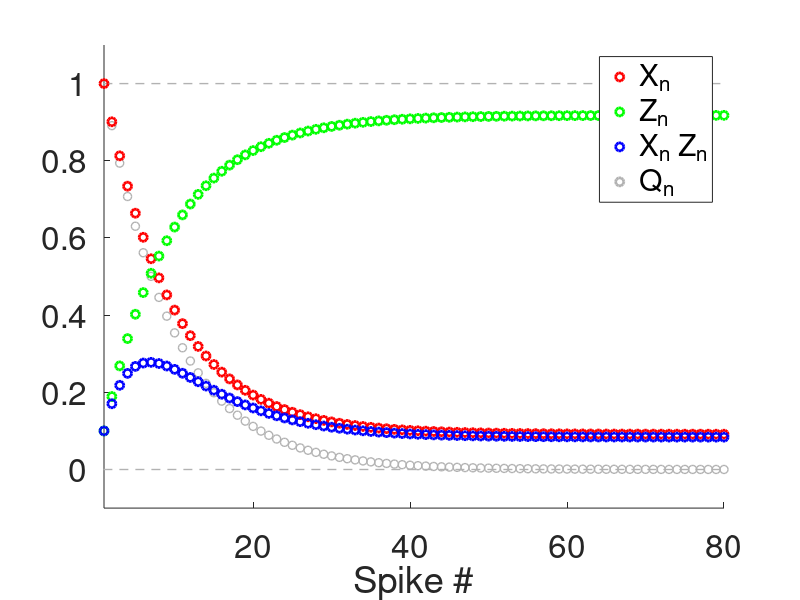
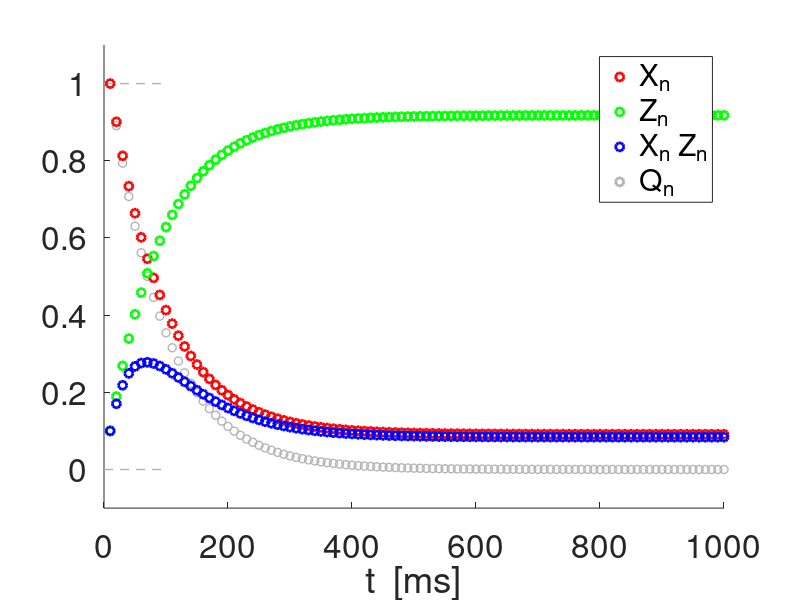
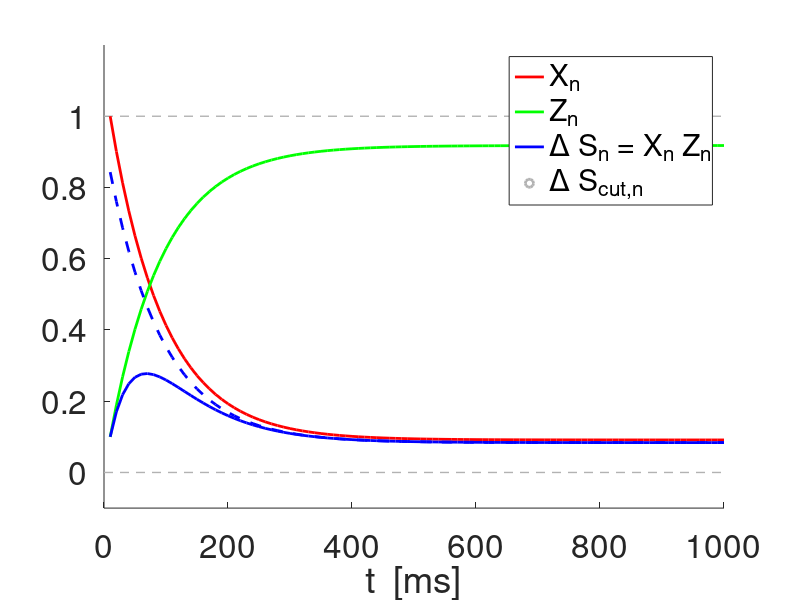
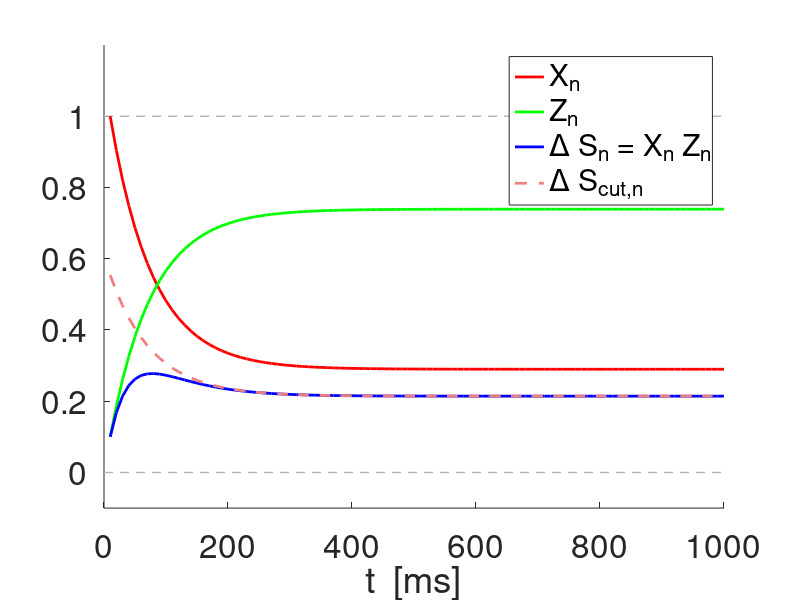

These charts were generated, in order, by the following MATLAB code:
% 2021-04-05

% DA model: evolution governed by the solution to the difference equations
% given by
% 
% Xn = Xss + Q(adep,taudep)^(n-1) (X1-Xss)
%
% Zn = Zss = Q(afac,taufac)^(n-1) (Z1-Zss)
%
% Q(astd,taustd) = (1-astd)*exp(-Deltaspk/taustd)
%
% Analysis of the dynamics of Q(astd,taustd)
%
% DA: Dayan & Abbott (2001)
%

clearvars;
close all;

lightblueish = [.4 .6 .9];
lightcoral = [0.94 0.5 0.5];
lightsalmon = [0.9 0.5 0.4];
mediumacquamarine = [0.4 0.8 0.6];
lightgray = [.7 .7 .7];
darkgray = [.3 .3 .3];
darkgray2 = [.1 .1 .1];


% Functions

Q=@(a,tau,Delta) (1-a).*exp(-Delta/tau);
Xbar=@(a,tau,Delta,Xinf) (1-exp(-Delta/tau))*Xinf./(1-(1-a).*exp(-Delta/tau));
Zbar=@(a,tau,Delta,Zinf) ((1-exp(-Delta/tau))*(1-a)*Zinf+a)./(1-(1-a).*exp(-Delta/tau));

% Parameters

% Reference parameter values:
%
% adep = 0.1;
% afac = 0.1;
Xinf = 1;
Zinf = 0;

astp = 0.1;
taustp = 1000;

SpkFreqin = 100;
SpkPerin = 1000/SpkFreqin;
Deltaspk = SpkPerin;


Nspk = 100;
nvec = 1:1:Nspk;
Qn = Q(astp,taustp,Deltaspk).^(nvec-1);

% figure
% hold on
% plot(nvec,Qn,'o','Color',lightgray,'linewidth',2);
% axis([1 Nspk -0.1 1.1]);
% set(gca,'fontsize',24);
% xlabel('Spike #');

Xn = Xbar(astp,taustp,Deltaspk,Xinf)*(1-Qn)+Qn*1; 
Zn = Zbar(astp,taustp,Deltaspk,Zinf)*(1-Qn)+Qn*astp; 

figure
hold on
plot(-100,-100,'or','linewidth',2);
plot(-100,-100,'og','linewidth',2);
plot(-100,-100,'ob','linewidth',2);
plot(-100,-100,'o','Color',lightgray','linewidth',2);
plot([0 Nspk],[0 0],'--','Color',lightgray','linewidth',1);
plot([0 Nspk],[1 1],'--','Color',lightgray','linewidth',1);
plot(nvec,Qn,'o','Color',lightgray,'linewidth',1);
plot(nvec,Xn,'or','linewidth',2);
plot(nvec,Zn,'og','linewidth',2);
plot(nvec,Xn.*Zn,'ob','linewidth',2);
axis([1 80 -0.1 1.1]);
set(gca,'fontsize',24);
xlabel('Spike #');
legend('X_n','Z_n','X_n Z_n','Q_n');

tvec = nvec*Deltaspk;

figure
hold on
plot(-100,-100,'or','linewidth',2);
plot(-100,-100,'og','linewidth',2);
plot(-100,-100,'ob','linewidth',2);
plot(-100,-100,'o','Color',lightgray','linewidth',2);
plot([0 Nspk],[0 0],'--','Color',lightgray','linewidth',1);
plot([0 Nspk],[1 1],'--','Color',lightgray','linewidth',1);
plot(tvec,Qn,'o','Color',lightgray,'linewidth',1);
plot(tvec,Xn,'or','linewidth',2);
plot(tvec,Zn,'og','linewidth',2);
plot(tvec,Xn.*Zn,'ob','linewidth',2);
axis([0 Nspk*Deltaspk -0.1 1.1]);
set(gca,'fontsize',24);
xlabel('t  [ms]');
legend('X_n','Z_n','X_n Z_n','Q_n');

figure
hold on
plot(-100,-100,'-r','linewidth',2);
plot(-100,-100,'-g','linewidth',2);
plot(-100,-100,'-b','linewidth',2);
plot(-100,-100,'o','Color',lightgray','linewidth',2);
plot([0 1000],[0 0],'--','Color',lightgray','linewidth',1);
plot([0 1000],[1 1],'--','Color',lightgray','linewidth',1);
plot(tvec,Xn,'-r','linewidth',2);
plot(tvec,Zn,'-g','linewidth',2);
plot(tvec,Xn.*Zn,'-b','linewidth',2);
axis([0 1000 -0.1 1.2]);
set(gca,'fontsize',24);
xlabel('t  [ms]');
legend('X_n','Z_n','\Delta S_n = X_n Z_n');

Xb = Xbar(astp,taustp,Deltaspk,Xinf);
Zb = Zbar(astp,taustp,Deltaspk,Zinf);
X1 = Xn(1);
Z1 = Zn(1);
XZncut = Xb*Zb+Qn*(X1-Xb)*Zb+Qn*(Z1-Zb)*Xb;

plot(tvec,XZncut,'--b','linewidth',2);
legend('X_n','Z_n','\Delta S_n = X_n Z_n','\Delta S_{cut,n}');




% Time scale for Q (time it takes for Q to decrease from Q=1 to Q = 0.37)
% sgma

alpha = 0.37;
sgma = log(alpha)/log(Q(astp,taustp,Deltaspk));


% Time scales for Xn and Zn (time it takes for Xn and  Zn to decrease from
% X1 and Z1 to X1*0.37 and Z1*0.37, respectively
% sgmad and sgmaf

adep = astp;
afac = astp;
taudep = taustp;
taufac = taustp;

sgmad = log(alpha)/log(Q(adep,taudep,Deltaspk));

% log((alpha*Xn(1)-Xbar(adep,taudep,Deltaspk,Xinf))/(Xn(1)-Xbar(adep,taudep,Deltaspk,Xinf)))/log(Q(adep,taudep,Deltaspk));
% sgmadf= log((alpha*Zn(1)-Zbar(afac,taufac,Deltaspk,Zinf))/(Zn(1)-Zbar(afac,taufac,Deltaspk,Zinf)))/log(Q(afac,taufac,Deltaspk));


CUT = 1;
if CUT == 1
    
    % Computation of the "cut sequence" for DeltaS_n = Xn*Zn
    % Computation of the peak time tc (or lack of thereof) for the cut 
    % sequence


    % % Continuous version
    % 
    % x = 1:0.01:Nspk;
    % Qx = Q(astp,taustp,Deltaspk).^(x-1);
    % Qx1 = Qx.*log(Q(astp,taustp,Deltaspk));
    % 
    % plot(x,Qx,'-r','linewidth',2);
    % plot(x,Qx1,'-g','linewidth',2);

    SpkFreqin = 100;
    SpkPerin = 1000/SpkFreqin;
    Deltaspk = SpkPerin;

    adep = 0.1;
    afac = 0.2;
    taudep = 100;
    taufac = 1000;
    
    adep = 0.1;
    afac = 0.1;
    taudep = 250;
    taufac = 250;


    Qd = Q(adep,taudep,Deltaspk);
    Qf = Q(afac,taufac,Deltaspk);
    Qdn = Qd.^(nvec-1);
    Qfn = Qf.^(nvec-1);
    Xb = Xbar(adep,taudep,Deltaspk,Xinf);
    Zb = Zbar(afac,taufac,Deltaspk,Zinf);

    Xn = Xb*(1-Qdn)+Qdn*1; 
    Zn = Zb*(1-Qfn)+Qfn*afac; 
    XZ = Xn.*Zn;
    XZncut = Xb*Zb+Qdn*(X1-Xb)*Zb+Qfn*(Z1-Zb)*Xb;


    figure
    hold on
    plot(-100,-100,'-r','linewidth',2);
    plot(-100,-100,'-g','linewidth',2);
    plot(-100,-100,'-b','linewidth',2);
    plot(-100,-100,'--','Color',lightcoral,'linewidth',2);
    plot(-100,-100,'o','Color',lightgray','linewidth',2);
    plot([0 1000],[0 0],'--','Color',lightgray','linewidth',1);
    plot([0 1000],[1 1],'--','Color',lightgray','linewidth',1);
    plot(tvec,Xn,'-r','linewidth',2);
    plot(tvec,Zn,'-g','linewidth',2);
    plot(tvec,XZ,'-b','linewidth',2);
    axis([0 1000 -0.1 1.2]);
    set(gca,'fontsize',24);
    xlabel('t  [ms]');
    legend('X_n','Z_n','\Delta S_n = X_n Z_n');
    plot(tvec,XZncut,'--','Color',lightcoral,'linewidth',2);
    legend('X_n','Z_n','\Delta S_n = X_n Z_n','\Delta S_{cut,n}');
    
%     gmad = Deltaspk/taudep;
%     gmaf = Deltaspk/taufac;
%     Qd = Q(adep,taudep,gmad*taudep);
%     Qf = Q(afac,taufac,gmaf*taufac);    
%     Xb = Xbar(adep,taudep,gmad*taudep,Xinf);
%     Zb = Zbar(afac,taufac,gmaf*taufac,Zinf);
%     X1 = 1;
%     Z1 = afac;
%     b = (X1-Xb)*Zb;
%     c = (Z1-Zb)*Xb;

   
    Qd = Q(adep,taudep,Deltaspk);
    Qf = Q(afac,taufac,Deltaspk);    
    Xb = Xbar(adep,taudep,Deltaspk,Xinf);
    Zb = Zbar(afac,taufac,Deltaspk,Zinf);
    X1 = 1;
    Z1 = afac;
    b = (X1-Xb)*Zb;
    c = (Z1-Zb)*Xb;
    
    tc = 1+log(-c/b*log(Qf)/log(Qd))/log(Qd/Qf);
    
elseif CUT == 2
    
    
    % Computation of tc for changing values of gmad
    
    adep = 0.1;
    afac = 0.1;
    X1 = 1;
    Z1 = afac;

    gmaf = 0.1;
    Qf = Q(afac,taufac,gmaf*taufac);    
    Zb = Zbar(afac,taufac,gmaf*taufac,Zinf);
    
    vec = -3:0.1:10;
    gmadvec =exp(vec);
    tcvec = zeros(1,length(gmadvec));
   
    for k=1:length(gmadvec)
        gmad = gmadvec(k);
        Qd = Q(adep,taudep,gmad*taudep);
        Xb = Xbar(adep,taudep,gmad*taudep,Xinf);
        b = (X1-Xb)*Zb;
        c = (Z1-Zb)*Xb;
        tcvec(k) = 1+log(-c./b.*log(Qf)./log(Qd))./log(Qd./Qf);    
    end
       
    figure(101)
    hold on
    plot(vec,tcvec,'ob','linewidth',2);
    
    gmaf = 1;
    Qf = Q(afac,taufac,gmaf*taufac);    
    Zb = Zbar(afac,taufac,gmaf*taufac,Zinf);
    
    vec = -3:0.1:10;
    gmadvec =exp(vec);
    tcvec = zeros(1,length(gmadvec));
   
    for k=1:length(gmadvec)
        gmad = gmadvec(k);
        Qd = Q(adep,taudep,gmad*taudep);
        Xb = Xbar(adep,taudep,gmad*taudep,Xinf);
        b = (X1-Xb)*Zb;
        c = (Z1-Zb)*Xb;
        tcvec(k) = 1+log(-c./b.*log(Qf)./log(Qd))./log(Qd./Qf);    
    end
    
    plot(vec,tcvec,'or','linewidth',2);
    
    gmaf = 10;
    Qf = Q(afac,taufac,gmaf*taufac);    
    Zb = Zbar(afac,taufac,gmaf*taufac,Zinf);
    
    vec = -3:0.1:10;
    gmadvec =exp(vec);
    tcvec = zeros(1,length(gmadvec));
   
    for k=1:length(gmadvec)
        gmad = gmadvec(k);
        Qd = Q(adep,taudep,gmad*taudep);
        Xb = Xbar(adep,taudep,gmad*taudep,Xinf);
        b = (X1-Xb)*Zb;
        c = (Z1-Zb)*Xb;
        tcvec(k) = 1+log(-c./b.*log(Qf)./log(Qd))./log(Qd./Qf);    
    end
    
    plot(vec,tcvec,'og','linewidth',2);
    
    gmaf = 20;
    Qf = Q(afac,taufac,gmaf*taufac);    
    Zb = Zbar(afac,taufac,gmaf*taufac,Zinf);
    
    vec = -3:0.1:10;
    gmadvec =exp(vec);
    tcvec = zeros(1,length(gmadvec));
   
    for k=1:length(gmadvec)
        gmad = gmadvec(k);
        Qd = Q(adep,taudep,gmad*taudep);
        Xb = Xbar(adep,taudep,gmad*taudep,Xinf);
        b = (X1-Xb)*Zb;
        c = (Z1-Zb)*Xb;
        tcvec(k) = 1+log(-c./b.*log(Qf)./log(Qd))./log(Qd./Qf);    
    end
    
    plot(vec,tcvec,'o','Color',lightcoral,'linewidth',2);
    
    gmaf = 30;
    Qf = Q(afac,taufac,gmaf*taufac);    
    Zb = Zbar(afac,taufac,gmaf*taufac,Zinf);
    
    vec = -3:0.1:10;
    gmadvec =exp(vec);
    tcvec = zeros(1,length(gmadvec));
   
    for k=1:length(gmadvec)
        gmad = gmadvec(k);
        Qd = Q(adep,taudep,gmad*taudep);
        Xb = Xbar(adep,taudep,gmad*taudep,Xinf);
        b = (X1-Xb)*Zb;
        c = (Z1-Zb)*Xb;
        tcvec(k) = 1+log(-c./b.*log(Qf)./log(Qd))./log(Qd./Qf);    
    end
    
    plot(vec,tcvec,'o','Color',lightblueish,'linewidth',2);
    
    
    figure(101)
    axis([vec(1) vec(end) -100 100])
    set(gca,'fontsize',24);
%     xtickformat('%.1f')
%     set(gca,'XTickLabel',exp(-2:2:10));   
    xlabel('\gamma_{dep}');
    

    
    
    
    
    
end


